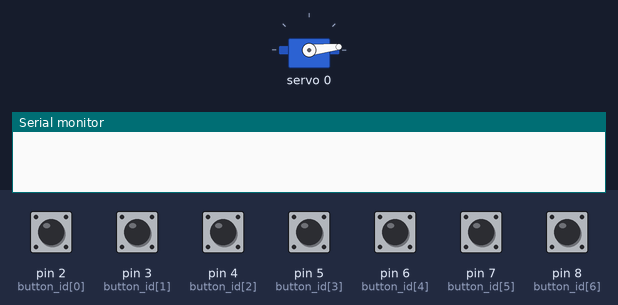
Simulated run of this sketch. Board: Arduino Uno, built with avr-gcc and run on an emulated ATmega328P. Parts: servo, the last lines printed to the serial monitor. The test bench sets the inputs (shaded band); at power-on: pin 2 (button_id[0]), pin 3 (button_id[1]), pin 4 (button_id[2]), pin 5 (button_id[3]), pin 6 (button_id[4]), pin 7 (button_id[5]), pin 8 (button_id[6]) LOW.

Above: at 1.2 s.
1.3 s: pin 2 (button_id[0]) pulled HIGH for 0.15 s
At 2.7 s:
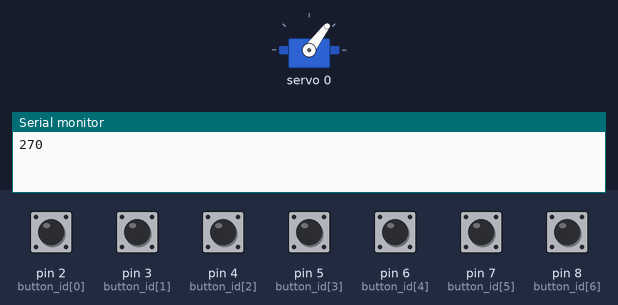
3.6 s: pin 2 (button_id[0]) pulled HIGH for 1 s
At 4.05 s:
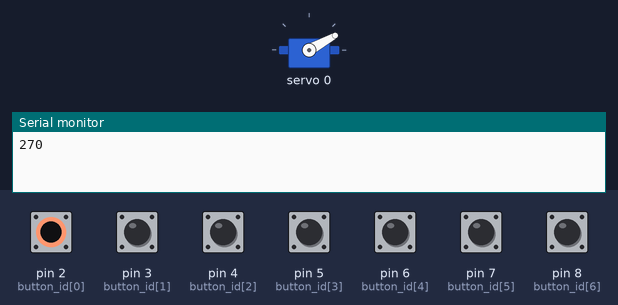
Timing chart, 0 to 6.6 s (numbered marks = the images above; inputs shaded):
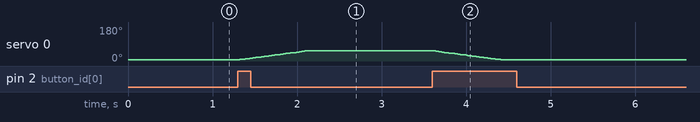

The sketch:

scambio_pwm.ino
```cpp
//#include <IRremoteInt.h>
//#include <IRremoteTools.h>
//#include <IRremote.h>
#include <Wire.h>
#include <Adafruit_PWMServoDriver.h>

int point_id[] = {0,1,2,3,4,5,6};
int button_id[] = {2,3,4,5,6,7,8};
int p_direction[] = {150,150,150,150,150,150,150};
int p_straight[] = {150,150,150,150,150,150,150};
int p_dev[] = {270,270,270,270,270,270,270};
int l_straight[] = {7,8,9,10,11,12,13};

int button_total = 7;


//uint8_t inPin = 2;          // the number of the input pin. Il bottone è collegato tra il pin di ingresso e la massa
uint8_t direzioneP0=150;
int MINP0 = 150;
int MAXP0 = 270;        // the current state of the output pin
int reading;            // the current reading from the input pin
int previous = HIGH;    // the previous reading from the input pin

                        // the follow variables are long's because the time, measured in miliseconds,
                        // will quickly become a bigger number than can be stored in an int.
long time = 0;          // the last time the output pin was toggled
byte debounce = 200;    // the debounce time, increase if the output flickers
Adafruit_PWMServoDriver pwm = Adafruit_PWMServoDriver();

void setup()
{
  Serial.begin(4800);
  pwm.begin();
  pwm.setPWMFreq(60);  // Analog servos run at ~60 Hz updates

//  pinMode(inPin, INPUT_PULLUP);
  pwm.setPWM(0, 0, direzioneP0);


 }

void loop()
{

   for(int index = 0; index < button_total; index++)
  {
    reading = digitalRead(button_id[index]);  // legge il valore di input
    if (reading == HIGH && previous == LOW && millis() - time > debounce)                              // controlla se il pulsante è premuto
    {
      if (index == 0)
      {
        time = millis();
        toggle_point(point_id[index]);
//        blink1(pinLed[index]);
      }
      if (index == 1)
      {
        time = millis();
//        blink2(pinLed[indice]);
      }
      if (index == 2)
      {
        time = millis();
//        blink3(pinLed[indice]);
      }
      if (index == 3)
      {
        time = millis();
//        blink4(pinLed[indice]);
      }
    }
    previous = reading;
//    else
//    {
//      digitalWrite(l_straight[index], LOW);          // spegne il LED
//    }
  }

//  reading = digitalRead(inPin);

                        // if the input just went from LOW and HIGH and we've waited long enough
                        // to ignore any noise on the circuit, toggle the output pin and remember
                        // the time
//  if (reading == HIGH && previous == LOW && millis() - time > debounce) {

}

void toggle_point(int which)
{
    if (p_direction[which] == p_straight[which])
      {
      p_direction[which] = p_dev[which] ;
      //pwm.setPWM(0, 0, direzioneP0);
      for (uint16_t pulselen = p_straight[which]; pulselen < p_dev[which]; pulselen++) {
      pwm.setPWM(point_id[which], 0, pulselen);
      delay(6);
      }
      delay(500);
      pwm.setPWM(point_id[which], 0, 0);
      }
    else
      {
        p_direction[which] = p_straight[which];
        //pwm.setPWM(0, 0, direzioneP0);
      for (uint16_t pulselen = p_dev[which]; pulselen > p_straight[which]; pulselen--) {
      pwm.setPWM(point_id[which], 0, pulselen);
      delay(6);
      }
      delay(500);
        pwm.setPWM(point_id[which], 0, 0);
      }
      Serial.println(p_direction[which]);
    time = millis();
}
//Serial.println(direzioneP0);

//pwm.setPWM(0, 0, 0);  // turn off PWM signal to channel 0
//myservo.write(direzione,7,false);
//if (myservo.read() > 90)      //opzionale: led indicazione di stato dello scambio
//   digitalWrite(13, HIGH);
//else
//   digitalWrite(13, LOW);

// previous = reading;
//}
```

Measured:
- after the input at 1.3 s, servo 0: moves from 6° to 53° over 0.78 s, starting at once
- after the input at 3.6 s, servo 0: moves from 53° to 7° over 0.77 s, starting at once
